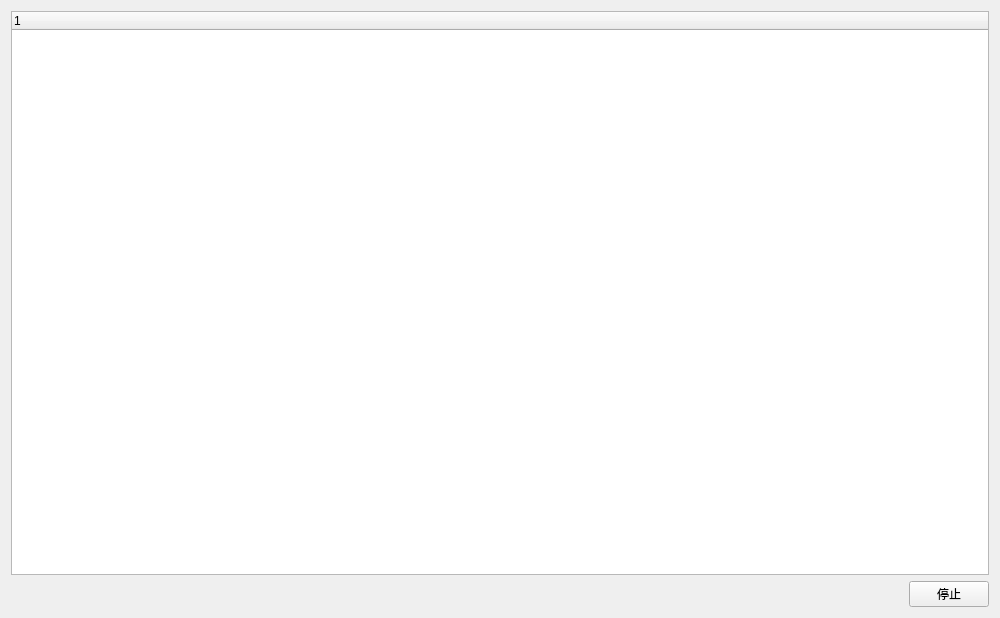
<?xml version="1.0" encoding="UTF-8"?>
<ui version="4.0">
 <class>TaskManager</class>
 <widget class="QWidget" name="TaskManager">
  <property name="geometry">
   <rect>
    <x>0</x>
    <y>0</y>
    <width>1000</width>
    <height>618</height>
   </rect>
  </property>
  <property name="windowTitle">
   <string>任务管理器</string>
  </property>
  <layout class="QGridLayout" name="gridLayout">
   <item row="1" column="1">
    <widget class="PushButton" name="pb_stop">
     <property name="text">
      <string>停止</string>
     </property>
    </widget>
   </item>
   <item row="1" column="0">
    <spacer name="horizontalSpacer">
     <property name="orientation">
      <enum>Qt::Horizontal</enum>
     </property>
     <property name="sizeHint" stdset="0">
      <size>
       <width>40</width>
       <height>20</height>
      </size>
     </property>
    </spacer>
   </item>
   <item row="0" column="0" colspan="2">
    <widget class="TreeWidget" name="tw_tasks">
     <column>
      <property name="text">
       <string notr="true">1</string>
      </property>
     </column>
    </widget>
   </item>
  </layout>
 </widget>
 <customwidgets>
  <customwidget>
   <class>PushButton</class>
   <extends>QPushButton</extends>
   <header>qfluentwidgets</header>
  </customwidget>
  <customwidget>
   <class>TreeWidget</class>
   <extends>QTreeWidget</extends>
   <header>qfluentwidgets</header>
  </customwidget>
 </customwidgets>
 <resources/>
 <connections/>
</ui>
